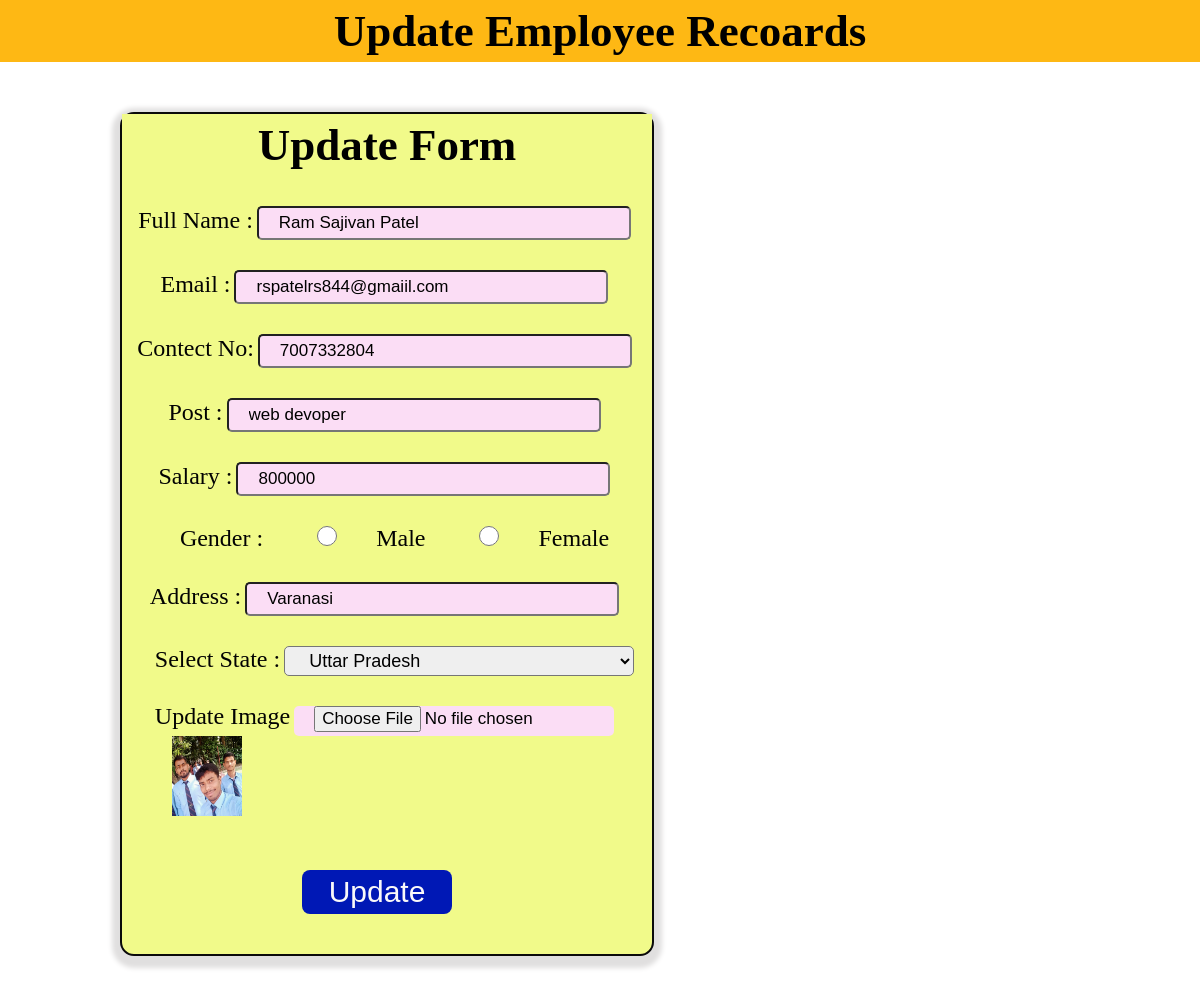
/edit_action/1 (signed in), run on the app's committed database.
### employees/models.py (models this page shows)
class employee(models.Model):
    full_name = models.CharField(max_length=30,null=True)
    email = models.CharField(max_length=30,null=True)
    phone = models.CharField(max_length=30,null=True)
    gender = models.CharField(max_length=30,null=True)
    post = models.CharField(max_length=30,null=True)
    salary = models.CharField(max_length=30,null=True)
    address = models.CharField(max_length=50,null=True)
    state = models.CharField(max_length=30,null=True)
    image = models.FileField(null=True)

### employees/views.py (the view, shortened to what this page needs)
# urls.py: path('edit_action/<int:id>',edit_form,name='edit_action'),
@login_required(login_url='login')
def edit_form(request,id):
    error = ""
    data = employee.objects.get(id=id)
    d = {'data':data,'error':error}
    return render(request,"edit_action.html",d)

### employees/templates/edit_action.html (shortened to what this page needs)
<!DOCTYPE html>
<html lang="en">
<head>
</head>
<body>
    <h1>Update Employee Recoards</h1>
    <div class="employee">
        <h1 style="background-color: rgb(241, 250, 138);">Update Form</h1>
        <form method="post" enctype="multipart/form-data">
            <label>Full Name :</label>
            <input type="text" name="fname"  value="{{data.full_name}}" required>
        <br>
            <label>Email :</label>
            <input type="email" name="email"  value="{{data.email}}" required>
        <br>
            <label>Contect No:</label>
            <input type="tel" name="phone"  value="{{data.phone}}" required>
        <br>
            <label>Post :</label>
            <input type="text" name="post"  value="{{data.post}}" required>
        <br>
            <label>Salary :</label>
            <input type="number" name="salary"  value="{{data.salary}}" required>
        <br>
            <label>Gender :</label>
            <input type="radio" name="gender"required class="redi" value="Male" > <label>Male</label>
            <input type="radio" name="gender"required class="redi" value="female"> <label>Female</label>
        <br>
            <label>Address :</label>
            <input type="text" name="address"  value="{{data.address}}" required>
        <br>
            <label>Select State :</label>
            {% if data.state == "Uttar Pradesh" %}
            <select name="state">
						<option value="Uttar Pradesh" selected> Uttar Pradesh</option>
            </select>
            {% endif %}
        <br>
            <label for="img">Update Image</label>
            <input type="file" name="image" id="img" style="width: 300px;" required>
        <br>
        <div style="margin-right: 360px;">
            <img src="{{data.image.url}}" alt="image" height="80px" width="70px" >
        </div>
        <input type="submit" value="Update" id="sum">
        </form>
    </div>
   <br><br>
</body>
</html>

### employees/templates/edit_action.html (style rules this page uses)
* { padding: 0; margin: 0; }
h1 { padding: 5px; text-align: center; font-size: 45px; background-color: rgb(254, 184, 20); }
body { background-image:url('https://www.shutterstock.com/image-vector/3d-blue-arrow-sign-double-600nw-2510826965.jpg'); background-repeat: no-repeat; background-size: 100% 100%; }
.employee { width: 530px; margin-top: 50px; text-align: center; box-shadow: 0 4px 5px 8px rgb(224, 223, 223); border: 2px solid rgb(10, 10, 10); border-radius: 14px; background-color: rgb(241, 250, 138); margin-left: 120px; }
input { height: 30px; width: 350px; border-radius: 5px; margin-top: 30px; padding-left: 20px; margin-right: 20px; font-size: 17px; background-color: rgb(251, 221, 245); }
.redi { height: 20px; width: 20px; margin-left: 50px; border: none; accent-color: rgb(227, 4, 4); }
label { margin-left: 15px; font-size: 24px; color: rgb(2, 2, 2); }
select { height: 30px; width: 350px; border-radius: 5px; margin-top: 30px; padding-left: 20px; font-size: large; }
#sum { background-color: rgb(0, 24, 181); color: rgb(250, 249, 249); width: 150px; height: 44px; font-size: 30px; font-family: Arial, Helvetica, sans-serif; margin-top: 50px; margin-bottom: 40px; padding: 5px; border: none; border-radius: 8px; }

### data on the page
employee: fname "Ram Sajivan Patel", email "rspatelrs844@gmaiil.com", phone "7007332804", post "web devoper", salary "800000", address "Varanasi", image (picture)
